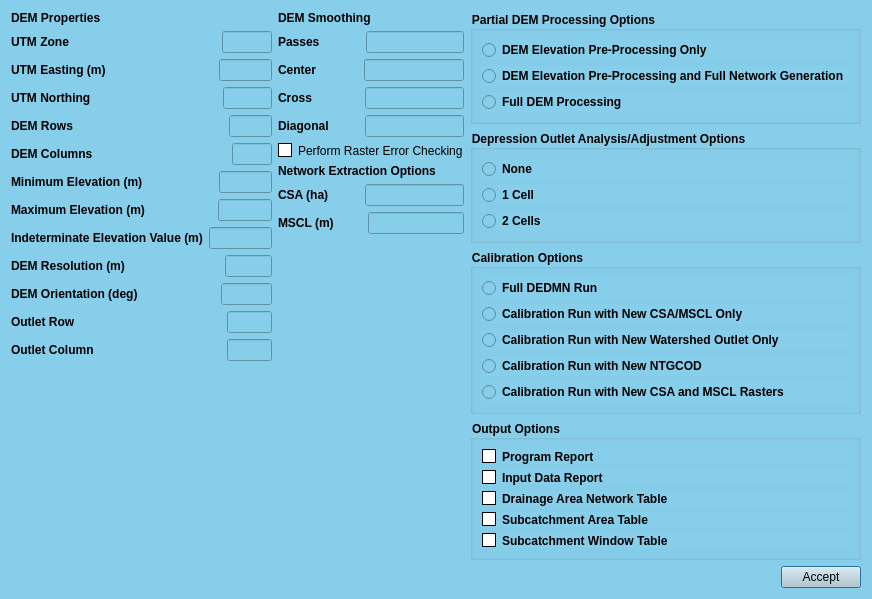
<?xml version="1.0" encoding="UTF-8"?>
<ui version="4.0">
 <class>Dialog</class>
 <widget class="QDialog" name="Dialog">
  <property name="geometry">
   <rect>
    <x>0</x>
    <y>0</y>
    <width>872</width>
    <height>552</height>
   </rect>
  </property>
  <property name="windowTitle">
   <string>DEDNM control file</string>
  </property>
  <property name="styleSheet">
   <string notr="true">background-color: #87CEEB;</string>
  </property>
  <layout class="QGridLayout" name="gridLayout">
   <item row="0" column="0">
    <layout class="QVBoxLayout" name="verticalLayout_9">
     <item>
      <layout class="QHBoxLayout" name="horizontalLayout_20">
       <item>
        <layout class="QHBoxLayout" name="horizontalLayout_19">
         <item>
          <layout class="QVBoxLayout" name="verticalLayout_8">
           <item>
            <widget class="QLabel" name="label_21">
             <property name="font">
              <font>
               <weight>75</weight>
               <bold>true</bold>
              </font>
             </property>
             <property name="text">
              <string>DEM Properties</string>
             </property>
            </widget>
           </item>
           <item>
            <layout class="QVBoxLayout" name="verticalLayout">
             <item>
              <layout class="QHBoxLayout" name="horizontalLayout">
               <item>
                <widget class="QLabel" name="label">
                 <property name="font">
                  <font>
                   <weight>75</weight>
                   <bold>true</bold>
                  </font>
                 </property>
                 <property name="text">
                  <string>UTM Zone                                            </string>
                 </property>
                </widget>
               </item>
               <item>
                <spacer name="horizontalSpacer">
                 <property name="orientation">
                  <enum>Qt::Horizontal</enum>
                 </property>
                 <property name="sizeHint" stdset="0">
                  <size>
                   <width>40</width>
                   <height>20</height>
                  </size>
                 </property>
                </spacer>
               </item>
               <item>
                <widget class="QLineEdit" name="lineEdit"/>
               </item>
              </layout>
             </item>
             <item>
              <layout class="QHBoxLayout" name="horizontalLayout_2">
               <item>
                <widget class="QLabel" name="label_2">
                 <property name="font">
                  <font>
                   <weight>75</weight>
                   <bold>true</bold>
                  </font>
                 </property>
                 <property name="text">
                  <string>UTM Easting (m)                                </string>
                 </property>
                </widget>
               </item>
               <item>
                <spacer name="horizontalSpacer_2">
                 <property name="orientation">
                  <enum>Qt::Horizontal</enum>
                 </property>
                 <property name="sizeHint" stdset="0">
                  <size>
                   <width>40</width>
                   <height>20</height>
                  </size>
                 </property>
                </spacer>
               </item>
               <item>
                <widget class="QLineEdit" name="lineEdit_2"/>
               </item>
              </layout>
             </item>
             <item>
              <layout class="QHBoxLayout" name="horizontalLayout_3">
               <item>
                <widget class="QLabel" name="label_3">
                 <property name="font">
                  <font>
                   <weight>75</weight>
                   <bold>true</bold>
                  </font>
                 </property>
                 <property name="text">
                  <string>UTM Northing                                      </string>
                 </property>
                </widget>
               </item>
               <item>
                <spacer name="horizontalSpacer_3">
                 <property name="orientation">
                  <enum>Qt::Horizontal</enum>
                 </property>
                 <property name="sizeHint" stdset="0">
                  <size>
                   <width>40</width>
                   <height>20</height>
                  </size>
                 </property>
                </spacer>
               </item>
               <item>
                <widget class="QLineEdit" name="lineEdit_3"/>
               </item>
              </layout>
             </item>
             <item>
              <layout class="QHBoxLayout" name="horizontalLayout_4">
               <item>
                <widget class="QLabel" name="label_4">
                 <property name="font">
                  <font>
                   <weight>75</weight>
                   <bold>true</bold>
                  </font>
                 </property>
                 <property name="text">
                  <string>DEM Rows                                             </string>
                 </property>
                </widget>
               </item>
               <item>
                <spacer name="horizontalSpacer_4">
                 <property name="orientation">
                  <enum>Qt::Horizontal</enum>
                 </property>
                 <property name="sizeHint" stdset="0">
                  <size>
                   <width>40</width>
                   <height>20</height>
                  </size>
                 </property>
                </spacer>
               </item>
               <item>
                <widget class="QLineEdit" name="lineEdit_4"/>
               </item>
              </layout>
             </item>
             <item>
              <layout class="QHBoxLayout" name="horizontalLayout_5">
               <item>
                <widget class="QLabel" name="label_5">
                 <property name="font">
                  <font>
                   <weight>75</weight>
                   <bold>true</bold>
                  </font>
                 </property>
                 <property name="text">
                  <string>DEM Columns                                        </string>
                 </property>
                </widget>
               </item>
               <item>
                <spacer name="horizontalSpacer_5">
                 <property name="orientation">
                  <enum>Qt::Horizontal</enum>
                 </property>
                 <property name="sizeHint" stdset="0">
                  <size>
                   <width>40</width>
                   <height>20</height>
                  </size>
                 </property>
                </spacer>
               </item>
               <item>
                <widget class="QLineEdit" name="lineEdit_5"/>
               </item>
              </layout>
             </item>
             <item>
              <layout class="QHBoxLayout" name="horizontalLayout_6">
               <item>
                <widget class="QLabel" name="label_6">
                 <property name="font">
                  <font>
                   <weight>75</weight>
                   <bold>true</bold>
                  </font>
                 </property>
                 <property name="text">
                  <string>Minimum Elevation (m)                     </string>
                 </property>
                </widget>
               </item>
               <item>
                <spacer name="horizontalSpacer_6">
                 <property name="orientation">
                  <enum>Qt::Horizontal</enum>
                 </property>
                 <property name="sizeHint" stdset="0">
                  <size>
                   <width>40</width>
                   <height>20</height>
                  </size>
                 </property>
                </spacer>
               </item>
               <item>
                <widget class="QLineEdit" name="lineEdit_6"/>
               </item>
              </layout>
             </item>
             <item>
              <layout class="QHBoxLayout" name="horizontalLayout_7">
               <item>
                <widget class="QLabel" name="label_7">
                 <property name="font">
                  <font>
                   <weight>75</weight>
                   <bold>true</bold>
                  </font>
                 </property>
                 <property name="text">
                  <string>Maximum Elevation (m)                    </string>
                 </property>
                </widget>
               </item>
               <item>
                <spacer name="horizontalSpacer_7">
                 <property name="orientation">
                  <enum>Qt::Horizontal</enum>
                 </property>
                 <property name="sizeHint" stdset="0">
                  <size>
                   <width>40</width>
                   <height>20</height>
                  </size>
                 </property>
                </spacer>
               </item>
               <item>
                <widget class="QLineEdit" name="lineEdit_7"/>
               </item>
              </layout>
             </item>
             <item>
              <layout class="QHBoxLayout" name="horizontalLayout_8">
               <item>
                <widget class="QLabel" name="label_8">
                 <property name="font">
                  <font>
                   <weight>75</weight>
                   <bold>true</bold>
                  </font>
                 </property>
                 <property name="text">
                  <string>Indeterminate Elevation Value (m)</string>
                 </property>
                </widget>
               </item>
               <item>
                <spacer name="horizontalSpacer_18">
                 <property name="orientation">
                  <enum>Qt::Horizontal</enum>
                 </property>
                 <property name="sizeHint" stdset="0">
                  <size>
                   <width>40</width>
                   <height>20</height>
                  </size>
                 </property>
                </spacer>
               </item>
               <item>
                <widget class="QLineEdit" name="lineEdit_8"/>
               </item>
              </layout>
             </item>
             <item>
              <layout class="QHBoxLayout" name="horizontalLayout_9">
               <item>
                <widget class="QLabel" name="label_9">
                 <property name="font">
                  <font>
                   <weight>75</weight>
                   <bold>true</bold>
                  </font>
                 </property>
                 <property name="text">
                  <string>DEM Resolution (m)                            </string>
                 </property>
                </widget>
               </item>
               <item>
                <spacer name="horizontalSpacer_8">
                 <property name="orientation">
                  <enum>Qt::Horizontal</enum>
                 </property>
                 <property name="sizeHint" stdset="0">
                  <size>
                   <width>40</width>
                   <height>20</height>
                  </size>
                 </property>
                </spacer>
               </item>
               <item>
                <widget class="QLineEdit" name="lineEdit_9"/>
               </item>
              </layout>
             </item>
             <item>
              <layout class="QHBoxLayout" name="horizontalLayout_10">
               <item>
                <widget class="QLabel" name="label_11">
                 <property name="font">
                  <font>
                   <weight>75</weight>
                   <bold>true</bold>
                  </font>
                 </property>
                 <property name="text">
                  <string>DEM Orientation (deg)                       </string>
                 </property>
                </widget>
               </item>
               <item>
                <spacer name="horizontalSpacer_9">
                 <property name="orientation">
                  <enum>Qt::Horizontal</enum>
                 </property>
                 <property name="sizeHint" stdset="0">
                  <size>
                   <width>40</width>
                   <height>20</height>
                  </size>
                 </property>
                </spacer>
               </item>
               <item>
                <widget class="QLineEdit" name="lineEdit_10"/>
               </item>
              </layout>
             </item>
             <item>
              <layout class="QHBoxLayout" name="horizontalLayout_11">
               <item>
                <widget class="QLabel" name="label_12">
                 <property name="font">
                  <font>
                   <weight>75</weight>
                   <bold>true</bold>
                  </font>
                 </property>
                 <property name="text">
                  <string>Outlet Row                                            </string>
                 </property>
                </widget>
               </item>
               <item>
                <spacer name="horizontalSpacer_10">
                 <property name="orientation">
                  <enum>Qt::Horizontal</enum>
                 </property>
                 <property name="sizeHint" stdset="0">
                  <size>
                   <width>40</width>
                   <height>20</height>
                  </size>
                 </property>
                </spacer>
               </item>
               <item>
                <widget class="QLineEdit" name="lineEdit_11"/>
               </item>
              </layout>
             </item>
             <item>
              <layout class="QHBoxLayout" name="horizontalLayout_12">
               <item>
                <widget class="QLabel" name="label_10">
                 <property name="font">
                  <font>
                   <weight>75</weight>
                   <bold>true</bold>
                  </font>
                 </property>
                 <property name="text">
                  <string>Outlet Column                                      </string>
                 </property>
                </widget>
               </item>
               <item>
                <spacer name="horizontalSpacer_11">
                 <property name="orientation">
                  <enum>Qt::Horizontal</enum>
                 </property>
                 <property name="sizeHint" stdset="0">
                  <size>
                   <width>40</width>
                   <height>20</height>
                  </size>
                 </property>
                </spacer>
               </item>
               <item>
                <widget class="QLineEdit" name="lineEdit_16"/>
               </item>
              </layout>
             </item>
             <item>
              <spacer name="verticalSpacer">
               <property name="orientation">
                <enum>Qt::Vertical</enum>
               </property>
               <property name="sizeHint" stdset="0">
                <size>
                 <width>20</width>
                 <height>40</height>
                </size>
               </property>
              </spacer>
             </item>
            </layout>
           </item>
          </layout>
         </item>
         <item>
          <layout class="QVBoxLayout" name="verticalLayout_6">
           <item>
            <layout class="QVBoxLayout" name="verticalLayout_5">
             <item>
              <widget class="QLabel" name="label_17">
               <property name="font">
                <font>
                 <weight>75</weight>
                 <bold>true</bold>
                </font>
               </property>
               <property name="text">
                <string>DEM Smoothing</string>
               </property>
              </widget>
             </item>
             <item>
              <layout class="QVBoxLayout" name="verticalLayout_2">
               <item>
                <layout class="QHBoxLayout" name="horizontalLayout_13">
                 <item>
                  <widget class="QLabel" name="label_13">
                   <property name="font">
                    <font>
                     <weight>75</weight>
                     <bold>true</bold>
                    </font>
                   </property>
                   <property name="text">
                    <string>Passes   </string>
                   </property>
                  </widget>
                 </item>
                 <item>
                  <spacer name="horizontalSpacer_12">
                   <property name="orientation">
                    <enum>Qt::Horizontal</enum>
                   </property>
                   <property name="sizeHint" stdset="0">
                    <size>
                     <width>40</width>
                     <height>20</height>
                    </size>
                   </property>
                  </spacer>
                 </item>
                 <item>
                  <widget class="QLineEdit" name="lineEdit_12"/>
                 </item>
                </layout>
               </item>
               <item>
                <layout class="QHBoxLayout" name="horizontalLayout_14">
                 <item>
                  <widget class="QLabel" name="label_14">
                   <property name="font">
                    <font>
                     <weight>75</weight>
                     <bold>true</bold>
                    </font>
                   </property>
                   <property name="text">
                    <string>Center   </string>
                   </property>
                  </widget>
                 </item>
                 <item>
                  <spacer name="horizontalSpacer_13">
                   <property name="orientation">
                    <enum>Qt::Horizontal</enum>
                   </property>
                   <property name="sizeHint" stdset="0">
                    <size>
                     <width>40</width>
                     <height>20</height>
                    </size>
                   </property>
                  </spacer>
                 </item>
                 <item>
                  <widget class="QLineEdit" name="lineEdit_13"/>
                 </item>
                </layout>
               </item>
               <item>
                <layout class="QHBoxLayout" name="horizontalLayout_15">
                 <item>
                  <widget class="QLabel" name="label_15">
                   <property name="font">
                    <font>
                     <weight>75</weight>
                     <bold>true</bold>
                    </font>
                   </property>
                   <property name="text">
                    <string>Cross     </string>
                   </property>
                  </widget>
                 </item>
                 <item>
                  <spacer name="horizontalSpacer_14">
                   <property name="orientation">
                    <enum>Qt::Horizontal</enum>
                   </property>
                   <property name="sizeHint" stdset="0">
                    <size>
                     <width>40</width>
                     <height>20</height>
                    </size>
                   </property>
                  </spacer>
                 </item>
                 <item>
                  <widget class="QLineEdit" name="lineEdit_15"/>
                 </item>
                </layout>
               </item>
               <item>
                <layout class="QHBoxLayout" name="horizontalLayout_16">
                 <item>
                  <widget class="QLabel" name="label_16">
                   <property name="font">
                    <font>
                     <weight>75</weight>
                     <bold>true</bold>
                    </font>
                   </property>
                   <property name="text">
                    <string>Diagonal</string>
                   </property>
                  </widget>
                 </item>
                 <item>
                  <spacer name="horizontalSpacer_15">
                   <property name="orientation">
                    <enum>Qt::Horizontal</enum>
                   </property>
                   <property name="sizeHint" stdset="0">
                    <size>
                     <width>40</width>
                     <height>20</height>
                    </size>
                   </property>
                  </spacer>
                 </item>
                 <item>
                  <widget class="QLineEdit" name="lineEdit_14"/>
                 </item>
                </layout>
               </item>
              </layout>
             </item>
            </layout>
           </item>
           <item>
            <widget class="QCheckBox" name="checkBox">
             <property name="styleSheet">
              <string notr="true">QCheckBox::hover{color:white}

QCheckBox::indicator:unchecked {
    background-color: white;
	border: 1px solid black
}</string>
             </property>
             <property name="text">
              <string>Perform Raster Error Checking</string>
             </property>
            </widget>
           </item>
           <item>
            <layout class="QVBoxLayout" name="verticalLayout_4">
             <item>
              <widget class="QLabel" name="label_18">
               <property name="font">
                <font>
                 <weight>75</weight>
                 <bold>true</bold>
                </font>
               </property>
               <property name="text">
                <string>Network Extraction Options</string>
               </property>
              </widget>
             </item>
             <item>
              <layout class="QVBoxLayout" name="verticalLayout_3">
               <item>
                <layout class="QHBoxLayout" name="horizontalLayout_17">
                 <item>
                  <widget class="QLabel" name="label_19">
                   <property name="font">
                    <font>
                     <weight>75</weight>
                     <bold>true</bold>
                    </font>
                   </property>
                   <property name="text">
                    <string>CSA (ha)</string>
                   </property>
                  </widget>
                 </item>
                 <item>
                  <spacer name="horizontalSpacer_16">
                   <property name="orientation">
                    <enum>Qt::Horizontal</enum>
                   </property>
                   <property name="sizeHint" stdset="0">
                    <size>
                     <width>40</width>
                     <height>20</height>
                    </size>
                   </property>
                  </spacer>
                 </item>
                 <item>
                  <widget class="QLineEdit" name="lineEdit_17"/>
                 </item>
                </layout>
               </item>
               <item>
                <layout class="QHBoxLayout" name="horizontalLayout_18">
                 <item>
                  <widget class="QLabel" name="label_20">
                   <property name="font">
                    <font>
                     <weight>75</weight>
                     <bold>true</bold>
                    </font>
                   </property>
                   <property name="text">
                    <string>MSCL (m)</string>
                   </property>
                  </widget>
                 </item>
                 <item>
                  <spacer name="horizontalSpacer_17">
                   <property name="orientation">
                    <enum>Qt::Horizontal</enum>
                   </property>
                   <property name="sizeHint" stdset="0">
                    <size>
                     <width>40</width>
                     <height>20</height>
                    </size>
                   </property>
                  </spacer>
                 </item>
                 <item>
                  <widget class="QLineEdit" name="lineEdit_18"/>
                 </item>
                </layout>
               </item>
              </layout>
             </item>
             <item>
              <spacer name="verticalSpacer_2">
               <property name="orientation">
                <enum>Qt::Vertical</enum>
               </property>
               <property name="sizeHint" stdset="0">
                <size>
                 <width>20</width>
                 <height>40</height>
                </size>
               </property>
              </spacer>
             </item>
            </layout>
           </item>
          </layout>
         </item>
        </layout>
       </item>
       <item>
        <layout class="QVBoxLayout" name="verticalLayout_7">
         <item>
          <widget class="QGroupBox" name="groupBox">
           <property name="font">
            <font>
             <weight>75</weight>
             <bold>true</bold>
            </font>
           </property>
           <property name="title">
            <string>Partial DEM Processing Options</string>
           </property>
           <layout class="QGridLayout" name="gridLayout_2">
            <item row="1" column="1">
             <widget class="QRadioButton" name="radioButton">
              <property name="font">
               <font>
                <weight>75</weight>
                <bold>true</bold>
               </font>
              </property>
              <property name="text">
               <string>DEM Elevation Pre-Processing Only</string>
              </property>
             </widget>
            </item>
            <item row="2" column="1">
             <widget class="QRadioButton" name="radioButton_2">
              <property name="font">
               <font>
                <weight>75</weight>
                <bold>true</bold>
               </font>
              </property>
              <property name="text">
               <string>DEM Elevation Pre-Processing and Full Network Generation</string>
              </property>
             </widget>
            </item>
            <item row="3" column="1">
             <widget class="QRadioButton" name="radioButton_3">
              <property name="font">
               <font>
                <weight>75</weight>
                <bold>true</bold>
               </font>
              </property>
              <property name="text">
               <string>Full DEM Processing</string>
              </property>
             </widget>
            </item>
           </layout>
          </widget>
         </item>
         <item>
          <widget class="QGroupBox" name="groupBox_2">
           <property name="font">
            <font>
             <weight>75</weight>
             <bold>true</bold>
            </font>
           </property>
           <property name="title">
            <string>Depression Outlet Analysis/Adjustment Options</string>
           </property>
           <layout class="QGridLayout" name="gridLayout_3">
            <item row="0" column="0">
             <widget class="QRadioButton" name="radioButton_4">
              <property name="font">
               <font>
                <weight>75</weight>
                <bold>true</bold>
               </font>
              </property>
              <property name="text">
               <string>None</string>
              </property>
             </widget>
            </item>
            <item row="1" column="0">
             <widget class="QRadioButton" name="radioButton_5">
              <property name="font">
               <font>
                <weight>75</weight>
                <bold>true</bold>
               </font>
              </property>
              <property name="text">
               <string>1 Cell</string>
              </property>
             </widget>
            </item>
            <item row="2" column="0">
             <widget class="QRadioButton" name="radioButton_6">
              <property name="font">
               <font>
                <weight>75</weight>
                <bold>true</bold>
               </font>
              </property>
              <property name="text">
               <string>2 Cells</string>
              </property>
             </widget>
            </item>
           </layout>
          </widget>
         </item>
         <item>
          <widget class="QGroupBox" name="groupBox_3">
           <property name="font">
            <font>
             <weight>75</weight>
             <bold>true</bold>
            </font>
           </property>
           <property name="title">
            <string>Calibration Options</string>
           </property>
           <layout class="QGridLayout" name="gridLayout_4">
            <item row="0" column="0">
             <widget class="QRadioButton" name="radioButton_7">
              <property name="font">
               <font>
                <weight>75</weight>
                <bold>true</bold>
               </font>
              </property>
              <property name="text">
               <string>Full DEDMN Run</string>
              </property>
             </widget>
            </item>
            <item row="1" column="0">
             <widget class="QRadioButton" name="radioButton_8">
              <property name="font">
               <font>
                <weight>75</weight>
                <bold>true</bold>
               </font>
              </property>
              <property name="text">
               <string>Calibration Run with New CSA/MSCL Only</string>
              </property>
             </widget>
            </item>
            <item row="2" column="0">
             <widget class="QRadioButton" name="radioButton_9">
              <property name="font">
               <font>
                <weight>75</weight>
                <bold>true</bold>
               </font>
              </property>
              <property name="text">
               <string>Calibration Run with New Watershed Outlet Only</string>
              </property>
             </widget>
            </item>
            <item row="3" column="0">
             <widget class="QRadioButton" name="radioButton_10">
              <property name="font">
               <font>
                <weight>75</weight>
                <bold>true</bold>
               </font>
              </property>
              <property name="text">
               <string>Calibration Run with New NTGCOD</string>
              </property>
             </widget>
            </item>
            <item row="4" column="0">
             <widget class="QRadioButton" name="radioButton_11">
              <property name="font">
               <font>
                <weight>75</weight>
                <bold>true</bold>
               </font>
              </property>
              <property name="text">
               <string>Calibration Run with New CSA and MSCL Rasters</string>
              </property>
             </widget>
            </item>
           </layout>
          </widget>
         </item>
         <item>
          <widget class="QGroupBox" name="groupBox_4">
           <property name="font">
            <font>
             <weight>75</weight>
             <bold>true</bold>
            </font>
           </property>
           <property name="title">
            <string>Output Options</string>
           </property>
           <layout class="QGridLayout" name="gridLayout_5">
            <item row="2" column="0">
             <widget class="QCheckBox" name="checkBox_6">
              <property name="font">
               <font>
                <weight>75</weight>
                <bold>true</bold>
               </font>
              </property>
              <property name="styleSheet">
               <string notr="true">QCheckBox::hover{color:white}

QCheckBox::indicator:unchecked {
    background-color: white;
	border: 1px solid black
}</string>
              </property>
              <property name="text">
               <string>Drainage Area Network Table</string>
              </property>
             </widget>
            </item>
            <item row="3" column="0">
             <widget class="QCheckBox" name="checkBox_7">
              <property name="font">
               <font>
                <weight>75</weight>
                <bold>true</bold>
               </font>
              </property>
              <property name="styleSheet">
               <string notr="true">QCheckBox::hover{color:white}

QCheckBox::indicator:unchecked {
    background-color: white;
	border: 1px solid black
}</string>
              </property>
              <property name="text">
               <string>Subcatchment Area Table</string>
              </property>
             </widget>
            </item>
            <item row="0" column="0">
             <widget class="QCheckBox" name="checkBox_4">
              <property name="font">
               <font>
                <weight>75</weight>
                <bold>true</bold>
               </font>
              </property>
              <property name="styleSheet">
               <string notr="true">QCheckBox::hover{color:white}

QCheckBox::indicator:unchecked {
    background-color: white;
	border: 1px solid black
}</string>
              </property>
              <property name="text">
               <string>Program Report</string>
              </property>
             </widget>
            </item>
            <item row="1" column="0">
             <widget class="QCheckBox" name="checkBox_5">
              <property name="font">
               <font>
                <weight>75</weight>
                <bold>true</bold>
               </font>
              </property>
              <property name="styleSheet">
               <string notr="true">QCheckBox::hover{color:white}

QCheckBox::indicator:unchecked {
    background-color: white;
	border: 1px solid black
}</string>
              </property>
              <property name="text">
               <string>Input Data Report</string>
              </property>
             </widget>
            </item>
            <item row="4" column="0">
             <widget class="QCheckBox" name="checkBox_8">
              <property name="font">
               <font>
                <weight>75</weight>
                <bold>true</bold>
               </font>
              </property>
              <property name="styleSheet">
               <string notr="true">QCheckBox::hover{color:white}

QCheckBox::indicator:unchecked {
    background-color: white;
	border: 1px solid black
}</string>
              </property>
              <property name="text">
               <string>Subcatchment Window Table</string>
              </property>
             </widget>
            </item>
           </layout>
          </widget>
         </item>
        </layout>
       </item>
      </layout>
     </item>
     <item>
      <layout class="QHBoxLayout" name="horizontalLayout_21">
       <item>
        <widget class="QLabel" name="label_22">
         <property name="text">
          <string/>
         </property>
        </widget>
       </item>
       <item>
        <spacer name="horizontalSpacer_19">
         <property name="orientation">
          <enum>Qt::Horizontal</enum>
         </property>
         <property name="sizeHint" stdset="0">
          <size>
           <width>40</width>
           <height>20</height>
          </size>
         </property>
        </spacer>
       </item>
       <item>
        <widget class="QPushButton" name="pushButton">
         <property name="styleSheet">
          <string notr="true">background-color: #becbd1;</string>
         </property>
         <property name="text">
          <string>Accept</string>
         </property>
        </widget>
       </item>
      </layout>
     </item>
    </layout>
   </item>
  </layout>
 </widget>
 <tabstops>
  <tabstop>lineEdit</tabstop>
  <tabstop>lineEdit_2</tabstop>
  <tabstop>lineEdit_3</tabstop>
  <tabstop>lineEdit_4</tabstop>
  <tabstop>lineEdit_5</tabstop>
  <tabstop>lineEdit_6</tabstop>
  <tabstop>lineEdit_7</tabstop>
  <tabstop>lineEdit_8</tabstop>
  <tabstop>lineEdit_9</tabstop>
  <tabstop>lineEdit_10</tabstop>
  <tabstop>lineEdit_11</tabstop>
  <tabstop>lineEdit_16</tabstop>
  <tabstop>lineEdit_12</tabstop>
  <tabstop>lineEdit_13</tabstop>
  <tabstop>lineEdit_15</tabstop>
  <tabstop>lineEdit_14</tabstop>
  <tabstop>checkBox</tabstop>
  <tabstop>lineEdit_17</tabstop>
  <tabstop>lineEdit_18</tabstop>
  <tabstop>radioButton</tabstop>
  <tabstop>radioButton_2</tabstop>
  <tabstop>radioButton_3</tabstop>
  <tabstop>radioButton_4</tabstop>
  <tabstop>radioButton_5</tabstop>
  <tabstop>radioButton_6</tabstop>
  <tabstop>radioButton_7</tabstop>
  <tabstop>radioButton_8</tabstop>
  <tabstop>radioButton_9</tabstop>
  <tabstop>radioButton_10</tabstop>
  <tabstop>radioButton_11</tabstop>
  <tabstop>checkBox_4</tabstop>
  <tabstop>checkBox_5</tabstop>
  <tabstop>checkBox_6</tabstop>
  <tabstop>checkBox_7</tabstop>
  <tabstop>checkBox_8</tabstop>
 </tabstops>
 <resources/>
 <connections/>
</ui>
